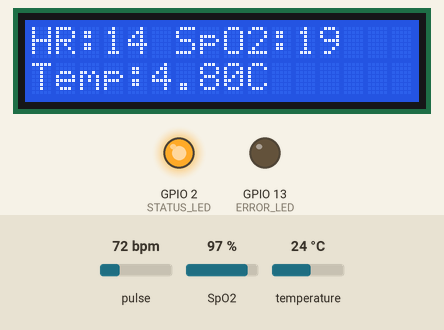
This sketch was run on a simulated ESP32. On the bench: 16×2 character LCD, output pins drawn as LEDs (lit = HIGH). Inputs (shaded band) come from the test bench; at power-on: pulse 72 bpm, temperature 24 °C, SpO2 97 %. WiFi joins after 1.5 s; servers stay silent unless stated; uploads are accepted with an empty reply; web services answer with replies made up by the test bench; what the sketch prints to the serial monitor is not drawn.

Above: at 4.2 s.
4.3 s: pulse set to 42 bpm
At 11.5 s:
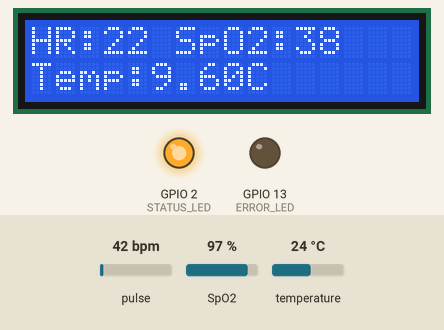
12.5 s: temperature set to 12 °C
At 26.3 s:
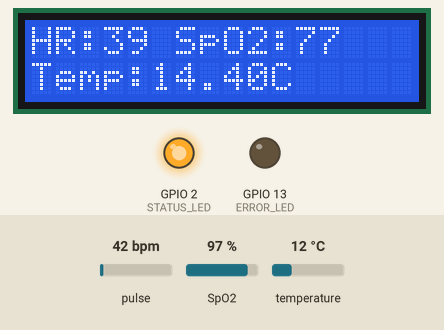
26.5 s: SpO2 set to 80 %
At 33.8 s:
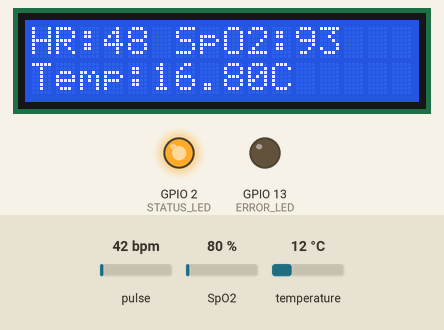
34.8 s: temperature set to 19 °C
At 41.6 s:
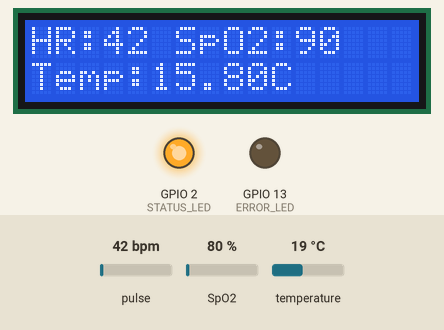
48.8 s: pulse set to 70 bpm
At 56.1 s:
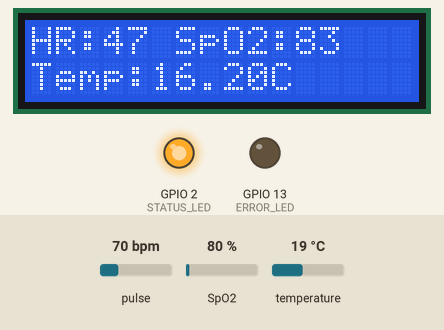
57.1 s: temperature set to 28 °C
At 63.9 s:
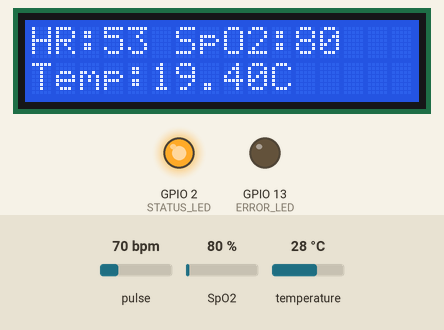
Timing chart, 0 to 65.4 s (numbered marks = the images above; inputs shaded):
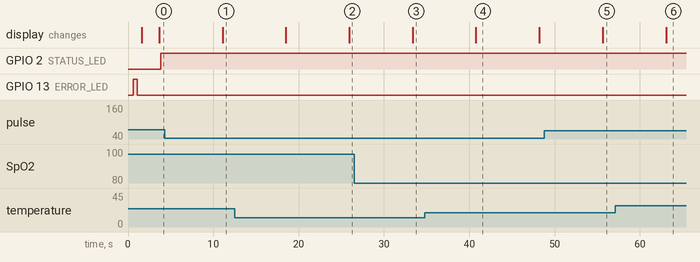

Measured:
- after the input at 4.3 s, the display: changes after 6.8 s (image 1)
- after the input at 26.5 s, the display: changes after 6.9 s (image 3)
- after the input at 48.8 s, the display: changes after 6.8 s (image 5)
- what the display in image 4 shows lasts 7.4 s, from 40.8 s to 48.2 s

The sketch:

patient_monitor.ino
```cpp
#define SENSOR_BUFFER_SIZE 100  // Add this line to define the sensor buffer size

#include <Wire.h>
#include "MAX30105.h"
#include "heartRate.h"
#include "spo2_algorithm.h"
#include <WiFi.h>
#include <HTTPClient.h>
#include <OneWire.h>
#include <DallasTemperature.h>
#include <esp_sleep.h>
#include <LiquidCrystal_I2C.h>
LiquidCrystal_I2C lcd(0x27, 16, 2);

#define ONE_WIRE_BUS 4
#define STATUS_LED 2
#define ERROR_LED 13

// WiFi Credentials
const char* ssid = "tsr";
const char* password = "1234567890";

// ThingSpeak Configuration
const char* apiKey = "SJPIKXSQ27L3H5K2";
const char* thingSpeakUrl = "http://api.thingspeak.com/update";
const int channelID = 2839570;

MAX30105 particleSensor;

const char* apiRoute="http://192.168.112.24:5000/sensorData?temp=";

const byte RATE_SIZE = 4;
byte rates[RATE_SIZE];
byte rateSpot = 0;
long lastBeat = 0;
float beatsPerMinute;
int beatAvg;
uint32_t irBuffer[SENSOR_BUFFER_SIZE];  // Change buffer size to SENSOR_BUFFER_SIZE
uint32_t redBuffer[SENSOR_BUFFER_SIZE]; // Change buffer size to SENSOR_BUFFER_SIZE
int bufferLength = SENSOR_BUFFER_SIZE;
int32_t spo2;
int8_t validSPO2;
int32_t heartRate;
int8_t validHeartRate;

// DS18B20 Temperature Sensor
OneWire oneWire(ONE_WIRE_BUS);
DallasTemperature sensors(&oneWire);

// Global variables
float temperature;
float systolic, diastolic;
int32_t hrBuffer[5];
int32_t spo2Buffer[5];
float tempBuffer[5];
int bufferIndex = 0;

// Function declarations
bool connectWiFi();
void checkWiFiConnection();
bool sendDataToThingSpeak(float temp, int hr, int spo2, float systolic, float diastolic);
void checkSensorStatus();
void filterReadings(int32_t *heartRate, int32_t *spo2, float *temperature);
void estimateBloodPressure(float heartRate, float spo2);
bool isValidReading(float value, float min, float max);

void setup() {
    Serial.begin(115200);
    Serial.println("Initializing sensors...");

    lcd.init();
    lcd.backlight();
    lcd.setCursor(0, 0);
    lcd.print("Initializing...");

    pinMode(STATUS_LED, OUTPUT);
    pinMode(ERROR_LED, OUTPUT);
    digitalWrite(STATUS_LED, LOW);
    digitalWrite(ERROR_LED, LOW);

    // Initialize MAX30105 Pulse Oximeter
    if (!particleSensor.begin(Wire, I2C_SPEED_FAST)) {
        Serial.println("MAX30105 sensor not found. Check wiring!");
        lcd.clear();
        lcd.print("Sensor Error!");
        while (1);
    }
    particleSensor.setup();
    particleSensor.setPulseAmplitudeRed(0x1F);
    particleSensor.setPulseAmplitudeIR(0x1F);
    Serial.println("MAX30105 Pulse Oximeter Initialized");

    // Initialize temperature sensor
    sensors.begin();

    // Connect to WiFi
    if (!connectWiFi()) {
        Serial.println("Failed to connect to WiFi");
        digitalWrite(ERROR_LED, HIGH);
        lcd.clear();
        lcd.print("WiFi Error!");
        while (1);
    }

    Serial.println("Setup complete!");
    lcd.clear();
    lcd.print("Setup Complete");
}

#define SENSOR_BUFFER_SIZE 100  // Ensure this is defined, otherwise the code will fail

void loop() {
    checkSensorStatus();
    checkWiFiConnection();

    // Read sensor data from MAX30105
    for (int i = 0; i < SENSOR_BUFFER_SIZE; i++) {
        while (!particleSensor.available()) particleSensor.check();
        redBuffer[i] = particleSensor.getRed();
        irBuffer[i] = particleSensor.getIR();
        particleSensor.nextSample();
    }

    // Process data from MAX30105 sensor
    maxim_heart_rate_and_oxygen_saturation(irBuffer, SENSOR_BUFFER_SIZE, redBuffer, &spo2, &validSPO2, &heartRate, &validHeartRate);

    // Read temperature data from DS18B20 sensor
    sensors.requestTemperatures();
    temperature = sensors.getTempCByIndex(0);


    // Filter and smooth out sensor readings
    filterReadings(&heartRate, &spo2, &temperature);

    // Estimate Blood Pressure (BP)
    estimateBloodPressure(heartRate, spo2);

    // Print the results to Serial Monitor
    Serial.print("Heart Rate: ");
    Serial.print(validHeartRate ? heartRate : -1);
    Serial.println(" BPM");

    Serial.print("SpO2: ");
    Serial.print(validSPO2 ? spo2 : -1);
    Serial.println(" %");

    Serial.print("Temp: ");
    Serial.print(temperature);
    Serial.println(" C");

    Serial.print("BP: ");
    Serial.print(systolic);
    Serial.print("/ ");
    Serial.print(diastolic);
    Serial.println(" mmHg");

    lcd.clear();
    lcd.setCursor(0, 0);
    lcd.print("HR:");
    lcd.print(validHeartRate ? heartRate : -1);
    lcd.print(" SpO2:");
    lcd.print(validSPO2 ? spo2 : -1);

    lcd.setCursor(0, 1);
    lcd.print("Temp:");
    lcd.print(temperature);
    lcd.print("C");

  sendDataToThingSpeak(temperature,heartRate,spo2,systolic,diastolic);
  sendDataToApi(temperature,heartRate,spo2,systolic,diastolic);
  delay(5000);
}

bool connectWiFi() {
    WiFi.begin(ssid, password);
    int attempts = 0;
    while (WiFi.status() != WL_CONNECTED && attempts < 20) {
        delay(500);
        Serial.print(".");
        digitalWrite(ERROR_LED, !digitalRead(ERROR_LED));
        attempts++;
    }
    if (WiFi.status() == WL_CONNECTED) {
        Serial.println("\nWiFi connected");
        digitalWrite(ERROR_LED, LOW);
        return true;
    }
    return false;
}

void checkWiFiConnection() {
    if (WiFi.status() != WL_CONNECTED) {
        if (!connectWiFi()) {
            Serial.println("Failed to reconnect WiFi.");
        }
    }
}

bool isValidReading(float value, float min, float max) {
    return value >= min && value <= max;
}

void filterReadings(int32_t *heartRate, int32_t *spo2, float *temperature) {
    hrBuffer[bufferIndex] = *heartRate;
    spo2Buffer[bufferIndex] = *spo2;
    tempBuffer[bufferIndex] = *temperature;
    bufferIndex = (bufferIndex + 1) % 5;

    float hrSum = 0, spo2Sum = 0, tempSum = 0;
    for (int i = 0; i < 5; i++) {
        hrSum += hrBuffer[i];
        spo2Sum += spo2Buffer[i];
        tempSum += tempBuffer[i];
    }
    *heartRate = (int32_t)(hrSum / 5);
    *spo2 = (int32_t)(spo2Sum / 5);
    *temperature = tempSum / 5;
}

bool sendDataToThingSpeak(float temp, int hr, int spo2, float systolic, float diastolic) {
    if (WiFi.status() != WL_CONNECTED) {
        if (!connectWiFi()) {
            Serial.println("Failed to reconnect WiFi.");
            return false;
        }
    }

    HTTPClient http;

    // Construct the ThingSpeak API request URL
    String url = String(thingSpeakUrl) + "?api_key=" + apiKey +
                 "&field1=" + String(temp) +
                 "&field2=" + String(hr) +
                 "&field3=" + String(spo2) +
                 "&field4=" + String(systolic) +
                 "&field5=" + String(diastolic);

    http.begin(url);  // Use the constructed URL with parameters
    int httpCode = http.GET();  // Send GET request

    if (httpCode > 0) {
        Serial.println("ThingSpeak Response: " + http.getString());
        digitalWrite(STATUS_LED, HIGH);
        http.end();
        return true;
    } else {
        Serial.println("HTTP Error: " + String(httpCode));
        digitalWrite(ERROR_LED, HIGH);
        http.end();
        return false;
    }
}

void checkSensorStatus() {
    Serial.println("Checking sensor status...");
    // Add actual sensor status checking logic if needed
}

void estimateBloodPressure(float heartRate, float spo2) {
    // Simple estimation formula (You can adjust this)
    systolic = 120 + (heartRate - 75) * 0.5;
    diastolic = 80 + (spo2 - 95) * 0.2;
}
void sendDataToApi(float temp, int hr, int spo2, float systolic, float diastolic) {
    if (WiFi.status() != WL_CONNECTED) {
        if (!connectWiFi()) {
            Serial.println("Failed to reconnect WiFi.");
            return;
        }
    }

    HTTPClient http;
    String url = String(apiRoute) + temp + "&hr=" + hr + "&spo2=" + spo2 + "&systolic=" + systolic + "&diastolic=" + diastolic+"&wallet=0xB83f47eCE6e49a3A6061D0f7c33E746AF4662966";
    http.begin(url);
    int httpCode = http.GET();
    if (httpCode > 0) {
        Serial.println("API Response: " + http.getString());
        digitalWrite(STATUS_LED, HIGH);
        http.end();
    } else {
        Serial.println("HTTP Error: " + String(httpCode));
        digitalWrite(ERROR_LED, HIGH);
        http.end();
    }
}
```
